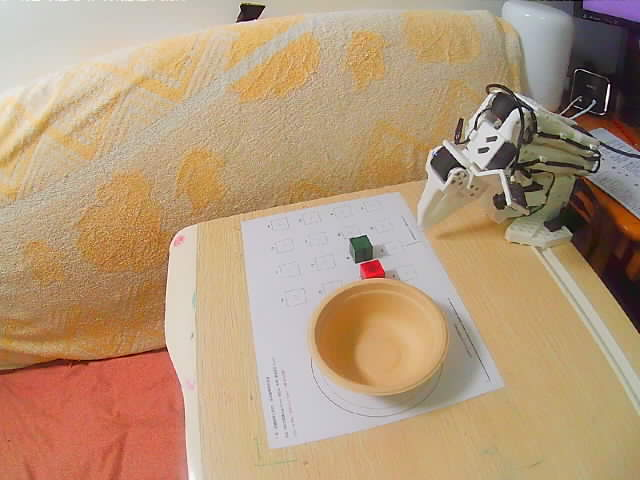
#> input picture config/preflight/side-reference.png, 640 x 480 px
$ python -i align_side.py   (imports and definitions only)
#> lines starting #> are read from the running program, lines starting #| are printed output that depends on the picture
### src/so101_test/config.py
"""Locate external configuration and read legacy env assignments literally."""
import os
import pathlib


def resolve_config_dir(explicit: str | pathlib.Path | None = None) -> pathlib.Path:
    selected = explicit if explicit is not None else os.environ.get('SO101_CONFIG_DIR', pathlib.Path.cwd() / 'config')
    directory = pathlib.Path(selected).resolve()
    if not directory.is_dir():
        raise FileNotFoundError(f'Configuration directory does not exist: {directory}')
    return directory


def read_env_file(path: str | pathlib.Path) -> dict[str, str]:
    return dict(line.split('=', 1) for line in pathlib.Path(path).read_text().splitlines()
                if '=' in line and not line.startswith('#'))


def load_arms_env(path: str | pathlib.Path | None = None) -> dict[str, str]:
    values = read_env_file(path if path is not None else resolve_config_dir() / 'arms.env')
    return {key: os.environ.get(key, value) for key, value in values.items()}

### src/so101_test/camera/align_side.py
"""侧面相机对准：把实时画面和参考画面（采集时的视角）比较，打印偏差像素，帮你把相机调回原位。只用摄像头，不碰机械臂。

  python align_side.py [参考图]          实时对比，rerun 里看叠加图（红 = 参考，青 = 实时），Ctrl+C 结束
  python align_side.py [参考图] --once   只算一次（也可用来比较两张图：--image 某张图）

偏差用 ORB 特征 + RANSAC 估计，只用桌面和放置纸区域（床上的布会被挪动，不用），平移 < 6 px、旋转 < 2.5° 算对准。
参考图默认是正式采集第 41-61 条首帧的中值图。
"""
import os
import pathlib
import sys
import time

import cv2
import numpy as np

from .calib_capture import Preview, open_cam

DEFAULT_REF = '/data/work/so101-evidence/real-robot/pilot-check-20261027/full/side-ref-ep41-61.png'
# 和训练参考图比（绝对位置）：2026-10-28 用户要求放宽。单帧旋转估计本身会跳 ±0.5°，0.3° 手调不到。
TOL_PX, TOL_DEG = 6.0, 2.5
# 和本次录制开始时的画面比（录制中被碰到）：7 帧中值的噪声约 ±0.2°
DRIFT_PX, DRIFT_DEG = 3.0, 0.8
# 只用桌面和放置纸区域（图像第 170 行以下）的特征：上半部分是床上的布，会被挪动，2026-10-28 它让估计在
# 同一相机位置下跳 ±1.5°。桌子和纸相对机械臂不动，这才是策略关心的相机位置。
ROI_Y0 = 170
orb = cv2.ORB_create(3000)
bf = cv2.BFMatcher(cv2.NORM_HAMMING, crossCheck=True)


def gray(img):
    g = cv2.cvtColor(img, cv2.COLOR_BGR2GRAY)
    return cv2.createCLAHE(2.0, (8, 8)).apply(g)          # evens out the day/evening light


def features(img):
    mask = np.zeros(img.shape[:2], np.uint8)
    mask[ROI_Y0:, :] = 255
    return orb.detectAndCompute(gray(img), mask)


# [27 lines left out: functions estimate_median, estimate, not called in this run]


def within(r, tol_px=TOL_PX, tol_deg=TOL_DEG):
    return r is not None and abs(r[0]) < tol_px and abs(r[1]) < tol_px and abs(r[2]) < tol_deg


# [59 lines left out: functions report, main, not called in this run]


# [2 lines not run here, left out]

>>> import cv2
>>> picture = cv2.imread('../../../config/preflight/side-reference.png')
#> picture is the input picture: shape (480, 640, 3); mean B, G, R 123, 152.6, 181
>>> result = features(picture)
#> in gray, `g = cv2.cvtColor(img, cv2.COLOR_BGR2GRAY)`:
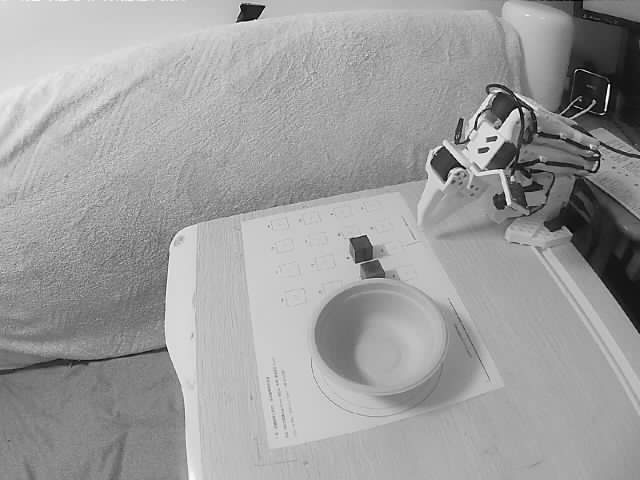
#> g: shape (480, 640); min 0, max 255, mean 157.7
#> in gray, `return cv2.createCLAHE(2.0, (8, 8)).apply(g)`:
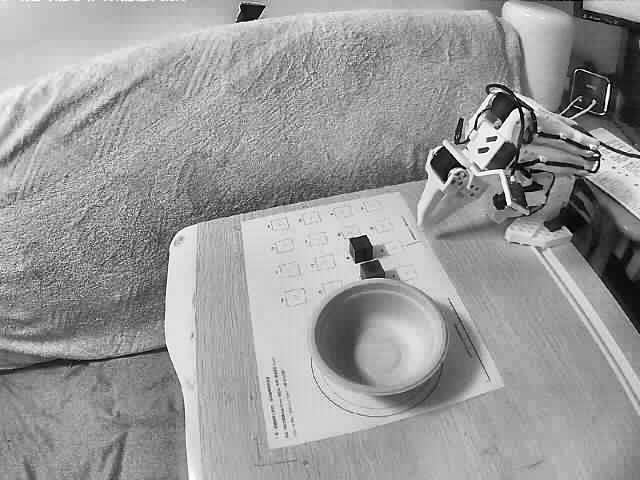
#> returned value: shape (480, 640); min 0, max 255, mean 153.5
